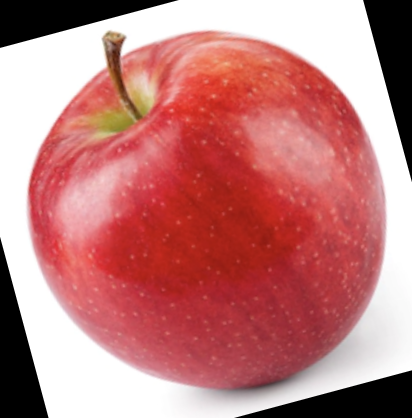
#> input picture dataset/fresh/fresh_003.png, 412 x 418 px; its folder holds only this picture in this run
$ jupyter execute --allow-errors 02_features.ipynb   (older library calls are emulated)
#> lines starting #> are read from the running program, lines starting #| are printed output that depends on the picture; after the words box and inside, x2 and y2 are one past the last pixel; in counts of white or black regions, pixels touching at a corner belong together
### segmentacao_utils.py

import cv2
import numpy as np


def segmentar(img_bgr):
    """Segmentacao por Otsu no canal de saturacao (HSV).

    Retorna uma mascara binaria (0/255) do objeto principal.
    """
    hsv = cv2.cvtColor(img_bgr, cv2.COLOR_BGR2HSV)
    s = hsv[:, :, 1]
    _, mask = cv2.threshold(s, 0, 255, cv2.THRESH_BINARY + cv2.THRESH_OTSU)

    kernel = np.ones((5, 5), np.uint8)
    mask = cv2.morphologyEx(mask, cv2.MORPH_CLOSE, kernel, iterations=2)
    mask = cv2.morphologyEx(mask, cv2.MORPH_OPEN, kernel, iterations=2)

    contours, _ = cv2.findContours(mask, cv2.RETR_EXTERNAL, cv2.CHAIN_APPROX_SIMPLE)
    if contours:
        maior = max(contours, key=cv2.contourArea)
        mask_final = np.zeros_like(mask)
        cv2.drawContours(mask_final, [maior], -1, 255, -1)
        return mask_final
    return mask

### notebooks/02_features.ipynb
# 02 - Extração e Análise de Features

**Cenário A — Inspeção de frutas (maçãs frescas vs podres)**

Para cada imagem segmentada (notebook 01), extraímos um vetor de
features cobrindo as quatro famílias exigidas:

- **Forma**: area, perimeter, eccentricity, solidity, extent, circularidade
- **Inerciais**: 7 momentos de Hu (em escala logarítmica)
- **Cor**: médias e desvios em RGB e HSV dentro da máscara
- **Textura**: GLCM (contrast, homogeneity, energy, correlation) e histograma LBP

No final, montamos a **tabela X** (features) e o **vetor y** (rótulos:
fresh / rotten) e salvamos em `X.csv` e `y.csv`. Também fazemos a
**análise exploratória** (boxplots, médias por classe, comparação
visual entre distribuições).

[cell 1]
import cv2
import numpy as np
import pandas as pd
import matplotlib.pyplot as plt
import seaborn as sns
import glob
import os
from skimage.feature import graycomatrix, graycoprops, local_binary_pattern

import sys
sys.path.append("..")
from segmentacao_utils import segmentar

RANDOM_STATE = 42
np.random.seed(RANDOM_STATE)

DATASET_DIR = "../dataset"
CLASSES = ["fresh", "rotten"]

paths = []
labels = []
for cls in CLASSES:
    files = sorted(glob.glob(os.path.join(DATASET_DIR, cls, "*.png")))
    paths += files
    labels += [cls] * len(files)
#> pass 2 of the loop `for cls in CLASSES:`:

print(f"Total de imagens: {len(paths)}")

## 2.1 Funções de extração de features

### Forma + Momentos de Hu

[cell 2]
def features_forma_hu(mask):
    """Retorna dict com area, perimeter, eccentricity, solidity, extent,
    circularidade e os 7 momentos de Hu (log-transformados)."""
    contours, _ = cv2.findContours(mask, cv2.RETR_EXTERNAL, cv2.CHAIN_APPROX_SIMPLE)
    feats = {}

    if not contours:
        # fallback: imagem sem contorno detectado
        keys = ["area", "perimeter", "eccentricity", "solidity", "extent", "circularity"]
        for k in keys:
            feats[k] = 0.0
        for i in range(7):
            feats[f"hu{i+1}"] = 0.0
        return feats

    c = max(contours, key=cv2.contourArea)
    area = cv2.contourArea(c)
    perimeter = cv2.arcLength(c, True)

    # bounding box / extent
    x, y, w, h = cv2.boundingRect(c)
    extent = area / (w * h) if (w * h) > 0 else 0

    # convex hull / solidity
    hull = cv2.convexHull(c)
    hull_area = cv2.contourArea(hull)
    solidity = area / hull_area if hull_area > 0 else 0

    # circularidade: 4*pi*area / perimetro^2  (1 = círculo perfeito)
    circularity = (4 * np.pi * area) / (perimeter ** 2) if perimeter > 0 else 0

    # eccentricity via ellipse fit (precisa >=5 pontos)
    if len(c) >= 5:
        (_, _), (MA, ma), _ = cv2.fitEllipse(c)
        major, minor = max(MA, ma), min(MA, ma)
        eccentricity = np.sqrt(1 - (minor / major) ** 2) if major > 0 else 0
    else:
        eccentricity = 0

    feats["area"] = area
    feats["perimeter"] = perimeter
    feats["eccentricity"] = eccentricity
    feats["solidity"] = solidity
    feats["extent"] = extent
    feats["circularity"] = circularity

    # momentos de Hu (log-transform para escala comparável)
    moments = cv2.moments(c)
    hu = cv2.HuMoments(moments).flatten()
    hu_log = -np.sign(hu) * np.log10(np.abs(hu) + 1e-12)
    for i in range(7):
        feats[f"hu{i+1}"] = hu_log[i]

    return feats

### Cor (RGB e HSV) dentro da máscara

[cell 3]
def features_cor(img_bgr, mask):
    """Médias e desvios padrão de RGB e HSV dentro da região mascarada."""
    feats = {}
    img_rgb = cv2.cvtColor(img_bgr, cv2.COLOR_BGR2RGB)
    img_hsv = cv2.cvtColor(img_bgr, cv2.COLOR_BGR2HSV)

    m = mask.astype(bool)
    if m.sum() == 0:
        m = np.ones(mask.shape, dtype=bool)

    for i, ch in enumerate(["R", "G", "B"]):
        vals = img_rgb[:, :, i][m]
        feats[f"mean_{ch}"] = float(np.mean(vals))
        feats[f"std_{ch}"] = float(np.std(vals))

    for i, ch in enumerate(["H", "S", "V"]):
        vals = img_hsv[:, :, i][m]
        feats[f"mean_{ch}"] = float(np.mean(vals))
        feats[f"std_{ch}"] = float(np.std(vals))

    return feats

### Textura: GLCM e LBP

[cell 4]
def features_textura(img_bgr, mask):
    """Propriedades de GLCM (contrast, homogeneity, energy, correlation)
    e histograma LBP (10 bins), calculados sobre a região mascarada
    em escala de cinza."""
    feats = {}
    gray = cv2.cvtColor(img_bgr, cv2.COLOR_BGR2GRAY)

    # zera fora da máscara para não influenciar GLCM/LBP com o fundo
    gray_masked = gray.copy()
    gray_masked[mask == 0] = 0

    # --- GLCM ---
    glcm = graycomatrix(gray_masked, distances=[1], angles=[0],
                         levels=256, symmetric=True, normed=True)
    for prop in ["contrast", "homogeneity", "energy", "correlation"]:
        feats[f"glcm_{prop}"] = float(graycoprops(glcm, prop)[0, 0])

    # --- LBP ---
    radius = 1
    n_points = 8 * radius
    lbp = local_binary_pattern(gray, n_points, radius, method="uniform")
    lbp_masked = lbp[mask.astype(bool)]
    n_bins = n_points + 2
    hist, _ = np.histogram(lbp_masked, bins=n_bins, range=(0, n_bins), density=True)
    for i, v in enumerate(hist):
        feats[f"lbp_{i}"] = float(v)

    return feats

## 2.2 Montagem da tabela X e do vetor y

Para cada imagem: segmenta, extrai as três famílias de features e monta uma linha da tabela.

[cell 5]
rows = []
for path, label in zip(paths, labels):
    img = cv2.imread(path)
#> img is the input picture: shape (418, 412, 3); mean B, G, R 124.9, 125.4, 192.9
    mask = segmentar(img)
#> in segmentar, `hsv = cv2.cvtColor(img_bgr, cv2.COLOR_BGR2HSV)`: hsv: shape (418, 412, 3); mean H, S, V 62.9, 93.1, 192.9
#> in segmentar, `s = hsv[:, :, 1]`:
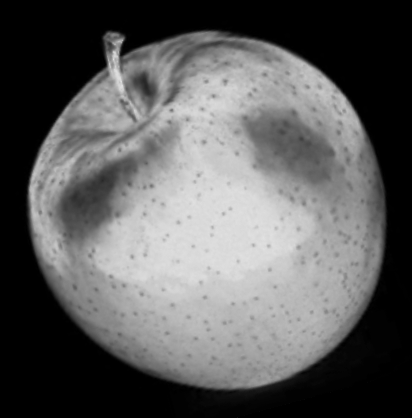
#> s: shape (418, 412); min 0, max 226, mean 93.1
#> in segmentar, `_, mask = cv2.threshold(s, 0, 255, cv2.THRESH_BINARY + cv2.THRESH_OTSU)`:
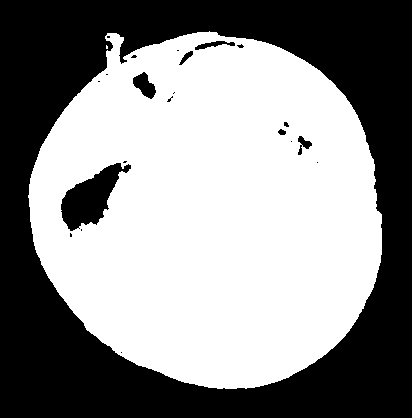
#> mask: shape (418, 412); 55.3% white; 22 black regions (15 under 20 px), largest, box (x1, y1, x2, y2) and area: (0, 0, 412, 418) 73872, (61, 163, 131, 231) 2257, (133, 72, 156, 99) 349
#> in segmentar, `mask = cv2.morphologyEx(mask, cv2.MORPH_CLOSE, kernel, iterations=2)`:
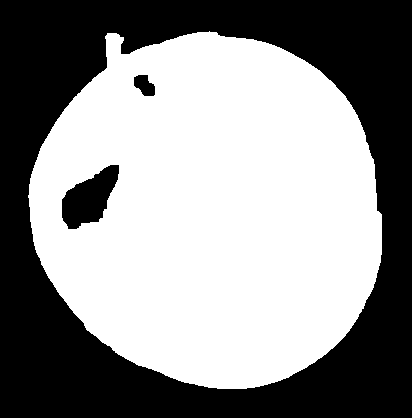
#> mask: shape (418, 412); 55.8% white; 3 black regions, box (x1, y1, x2, y2) and area: (0, 0, 412, 418) 73733, (62, 165, 119, 229) 2134, (134, 75, 155, 96) 312
#> in segmentar, `mask = cv2.morphologyEx(mask, cv2.MORPH_OPEN, kernel, iterations=2)`: mask: shape (418, 412); 55.8% white; 3 black regions
#> in segmentar, `contours, _ = cv2.findContours(mask, cv2.RETR_EXTERNAL, cv2.CHAIN_APPR..`: contours = 1 contour; box (x1, y1, x2, y2) and area: (29, 32, 382, 389) 97928
#> in segmentar, `maior = max(contours, key=cv2.contourArea)`: maior = contour of 497 points, box (x1, y1, x2, y2) (29, 32, 382, 389), area 97928
#> in segmentar, `cv2.drawContours(mask_final, [maior], -1, 255, -1)`:
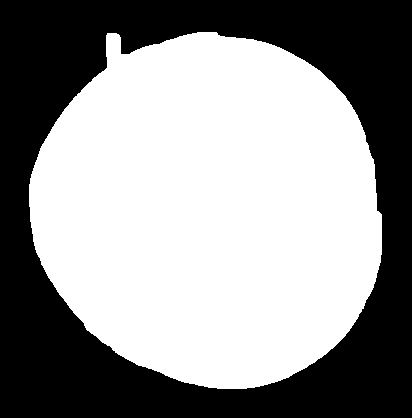
#> mask_final: shape (418, 412); 57.2% white; 1 black region

    feats = {}
    feats.update(features_forma_hu(mask))
#> in features_forma_hu, `c = max(contours, key=cv2.contourArea)`: c has the same summary as maior in segmentar
#> in features_forma_hu, `area = cv2.contourArea(c)`: area = 97927.5
#> in features_forma_hu, `perimeter = cv2.arcLength(c, True)`: perimeter = 1226.3
#> in features_forma_hu, `x, y, w, h = cv2.boundingRect(c)`: x = 29; y = 32; w = 353; h = 357
#> in features_forma_hu, `extent = area / (w * h) if (w * h) > 0 else 0`: extent = 0.777
#> in features_forma_hu, `hull = cv2.convexHull(c)`: hull = contour of 69 points, box (x1, y1, x2, y2) (29, 32, 382, 389), area 100007
#> in features_forma_hu, `hull_area = cv2.contourArea(hull)`: hull_area = 100007
#> in features_forma_hu, `solidity = area / hull_area if hull_area > 0 else 0`: solidity = 0.979
#> in features_forma_hu, `circularity = (4 * np.pi * area) / (perimeter ** 2) if perimeter > 0 e..`: circularity = 0.818
#> in features_forma_hu, `(_, _), (MA, ma), _ = cv2.fitEllipse(c)`: MA = 344.7; ma = 363.9
#> in features_forma_hu, `major, minor = max(MA, ma), min(MA, ma)`: minor = 344.7
#> in features_forma_hu, `eccentricity = np.sqrt(1 - (minor / major) ** 2) if major > 0 else 0`: eccentricity = 0.321
#> in features_forma_hu, `moments = cv2.moments(c)`: moments = moments, m00 97927.5, centre m10/m00, m01/m00 = (209.4, 209.8)
#> in features_forma_hu, `hu = cv2.HuMoments(moments).flatten()`: hu = [0.16, 7.35e-05, 1.35e-05, 1.25e-10, -3.01e-18, -1.07e-12, 4.19e-18]
#> in features_forma_hu, `hu_log = -np.sign(hu) * np.log10(np.abs(hu) + 1e-12)`: hu_log = [0.797, 4.13, 4.87, 9.9, -12, -11.68, 12]
#> after the loop in features_forma_hu, `for i in range(7):`: feats = 13 items
    feats.update(features_cor(img, mask))
#> in features_cor, `m = mask.astype(bool)`: m: shape (418, 412) bool; 57.2% white; 1 black region, box (x1, y1, x2, y2) and area: (0, 0, 412, 418) 73757
#> after the loop in features_cor, `for i, ch in enumerate(["R", "G", "B"]):`: feats = {'mean_R': 195.9, 'std_R': 25.18, 'mean_G': 79.93, 'std_G': 38.8, 'mean_B': 78.76, 'std_B': 38.23}
#> after the loop in features_cor, `for i, ch in enumerate(["H", "S", "V"]):`: feats = 12 items
    feats.update(features_textura(img, mask))
#> in features_textura, `gray = cv2.cvtColor(img_bgr, cv2.COLOR_BGR2GRAY)`:
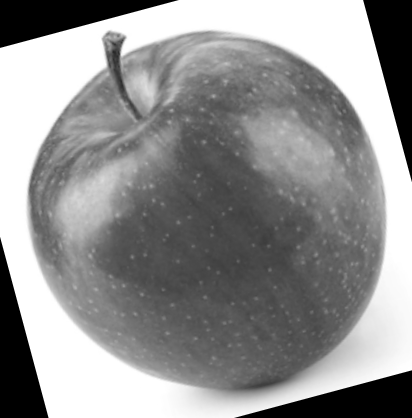
#> gray: shape (418, 412); min 0, max 255, mean 145.5
#> in features_textura, `gray_masked[mask == 0] = 0`:
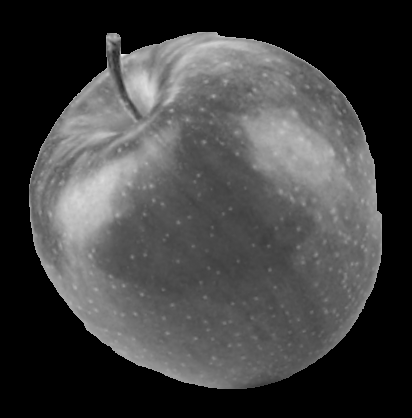
#> gray_masked: shape (418, 412); min 0, max 245, mean 65.4
#> after the loop in features_textura, `for prop in ["contrast", "homogeneity", "energy", "correlation"]:`: feats = {'glcm_contrast': 112.7, 'glcm_homogeneity': 0.641, 'glcm_energy': 0.425, 'glcm_correlation': 0.985}
#> in features_textura, `lbp = local_binary_pattern(gray, n_points, radius, method="uniform")`:
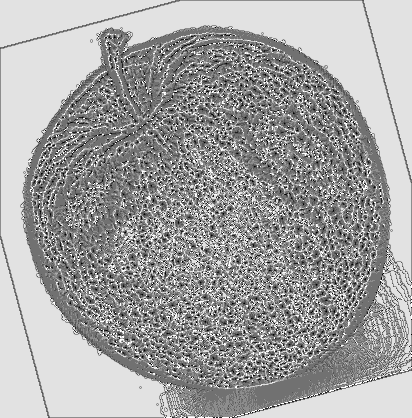
#> lbp: shape (418, 412) float64; min 0, max 9, mean 5.77; drawn with min black and max white
#> in features_textura, `hist, _ = np.histogram(lbp_masked, bins=n_bins, range=(0, n_bins), den..`: hist = [0.0137, 0.0312, 0.0336, 0.152, 0.281, 0.208, 0.0962, 0.0573, 0.0681, 0.059]
#> the loop in features_textura, `for i, v in enumerate(hist):` made 10 passes
#> v on passes 1 to 10: 0.0137, 0.0312, 0.0336, 0.152, 0.281, 0.208, 0.0962, 0.0573, 0.0681, 0.059
#> after the loop in features_textura, `for i, v in enumerate(hist):`: feats = 14 items
    feats["classe"] = label
    feats["arquivo"] = os.path.basename(path)

    rows.append(feats)
#> pass 2 of the loop `for path, label in zip(paths, labels):`:
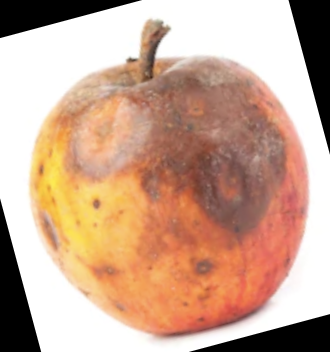
#> input picture dataset/rotten/rotten_001.png, 330 x 352 px
#> img is the input picture: shape (352, 330, 3); mean B, G, R 145.8, 166.6, 201.9
#> hsv: shape (352, 330, 3); mean H, S, V 8.7, 68.1, 201.9
#> s: shape (352, 330)
#> in segmentar (call 2), `mask = cv2.morphologyEx(mask, cv2.MORPH_CLOSE, kernel, iterations=2)`:
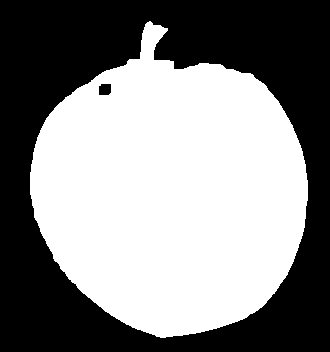
#> mask: shape (352, 330); 52.7% white; 2 black regions, box (x1, y1, x2, y2) and area: (0, 0, 330, 352) 54786, (99, 84, 111, 95) 125
#> in segmentar (call 2), `contours, _ = cv2.findContours(mask, cv2.RETR_EXTERNAL, cv2.CHAIN_APPR..`: contours = 1 contour; box (x1, y1, x2, y2) and area: (30, 25, 308, 337) 60846
#> maior = contour of 423 points, box (x1, y1, x2, y2) (30, 25, 308, 337), area 60846
#> mask_final: shape (352, 330); 52.8% white; 1 black region
#> img_rgb: shape (352, 330, 3)
#> m: shape (352, 330) bool; 52.8% white; 1 black region, box (x1, y1, x2, y2) and area: (0, 0, 330, 352) 54868
#> gray: shape (352, 330)
#> gray_masked: shape (352, 330)
#> after the loop in features_textura (call 2), `for prop in ["contrast", "homogeneity", "energy", "correlation"]:`: feats = {'glcm_contrast': 215.3, 'glcm_homogeneity': 0.637, 'glcm_energy': 0.468, 'glcm_correlation': 0.984}
#> in features_textura (call 2), `lbp = local_binary_pattern(gray, n_points, radius, method="uniform")`:
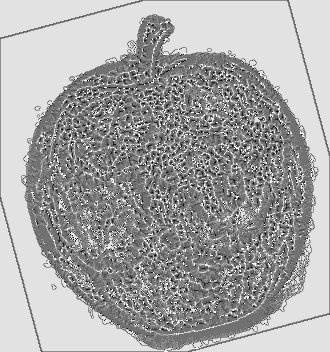
#> lbp: shape (352, 330) float64; min 0, max 9, mean 5.89; drawn with min black and max white
#> hist = [0.0093, 0.0247, 0.0279, 0.144, 0.344, 0.238, 0.0804, 0.0432, 0.0426, 0.0461]
#> the loop in features_textura (call 2), `for i, v in enumerate(hist):` made 10 passes
#> v on passes 1 to 8: 0.0093, 0.0247, 0.0279, 0.144, 0.344, 0.238, 0.0804, 0.0432
#> after the loop in features_textura (call 2), `for i, v in enumerate(hist):`: feats = 14 items

df = pd.DataFrame(rows)
#> df = table of 2 rows and 41 columns
print(df.shape)
#| (2, 41)
df.head()
#> Out = table of 2 rows and 41 columns

[cell 6]
# separa X (features) e y (rótulo)
feature_cols = [c for c in df.columns if c not in ["classe", "arquivo"]]
#> feature_cols = 39 items, first 6: 'area', 'perimeter', 'eccentricity', 'solidity', 'extent', 'circularity'

X = df[feature_cols]
#> X = table of 2 rows and 39 columns
y = df["classe"]

X.to_csv("../X.csv", index=False)
y.to_csv("../y.csv", index=False)

print(f"X shape: {X.shape}")
#| X shape: (2, 39)
print(f"Classes: {y.value_counts().to_dict()}")
#| Classes: {'fresh': 1, 'rotten': 1}
X.describe().T.head(10)
#> Out = table of 10 rows and 8 columns

## 2.3 Análise exploratória das features

### Boxplots por classe (uma feature de cada família)

[cell 7]
features_destaque = ["circularity", "hu1", "mean_R", "mean_G",
                       "glcm_contrast", "glcm_homogeneity",
                       "std_R", "lbp_0"]

fig, axes = plt.subplots(2, 4, figsize=(16, 8))
axes = axes.flatten()

for ax, feat in zip(axes, features_destaque):
    sns.boxplot(data=df, x="classe", y=feat, ax=ax, palette="Set2")
    ax.set_title(feat)

plt.tight_layout()
plt.savefig("../outputs/figuras/boxplots_features.png", dpi=120, bbox_inches="tight")
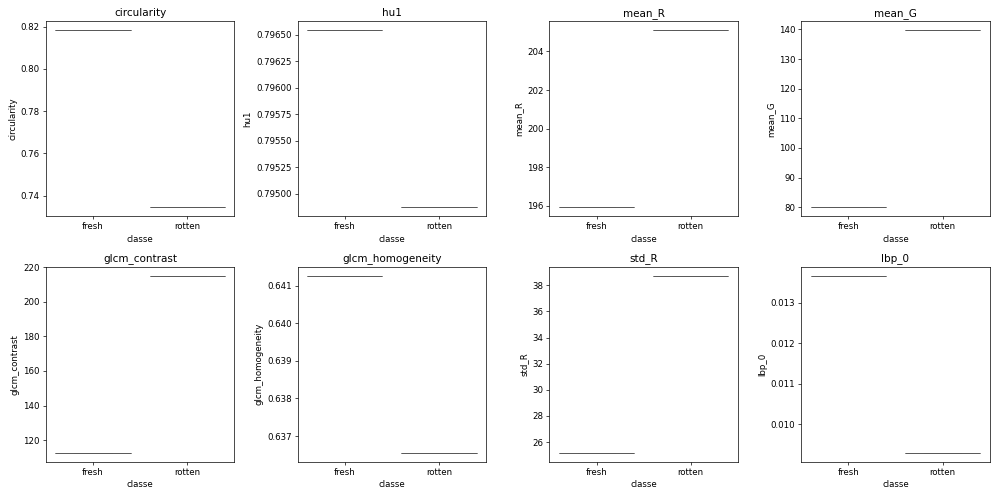
#> figure drawn by matplotlib, 8 panels
plt.show()

### Médias por classe (todas as features)

[cell 8]
medias_por_classe = df.groupby("classe")[feature_cols].mean().T
#> medias_por_classe = table of 39 rows and 2 columns
medias_por_classe["diferenca_abs"] = (medias_por_classe["fresh"] - medias_por_classe["rotten"]).abs()
medias_por_classe_sorted = medias_por_classe.sort_values("diferenca_abs", ascending=False)
#> medias_por_classe_sorted = table of 39 rows and 3 columns

#> (the rest of this cell did not finish here and is left out)

### Comparação visual entre distribuições (top features mais discriminativas)

Usamos a diferença absoluta entre as médias (normalizada pelo desvio) como proxy rápida de quão discriminativa cada feature é, e plotamos as distribuições (KDE) das mais discriminativas.

[cell 9]
# normaliza pela std combinada para um ranking mais justo (tipo Cohen's d simplificado)
std_combinado = df.groupby("classe")[feature_cols].std().mean()
diff_normalizada = (medias_por_classe["diferenca_abs"] / (std_combinado + 1e-9)).sort_values(ascending=False)

top_feats = diff_normalizada.head(6).index.tolist()
#> top_feats = ['area', 'perimeter', 'eccentricity', 'solidity', 'extent', 'circularity']
print("Top features mais discriminativas (diferença normalizada entre médias):")
print(diff_normalizada.head(6))
#| area           NaN
#| perimeter      NaN
#| eccentricity   NaN
#| solidity       NaN
#| extent         NaN
#| circularity    NaN
#| dtype: float64

fig, axes = plt.subplots(2, 3, figsize=(15, 8))
axes = axes.flatten()
for ax, feat in zip(axes, top_feats):
    for cls in CLASSES:
        sns.kdeplot(df[df["classe"] == cls][feat], ax=ax, label=cls, fill=True, alpha=0.4)
    ax.set_title(feat)
    ax.legend()
#> this loop made 6 passes

plt.tight_layout()
plt.savefig("../outputs/figuras/distribuicoes_top_features.png", dpi=120, bbox_inches="tight")
plt.show()
